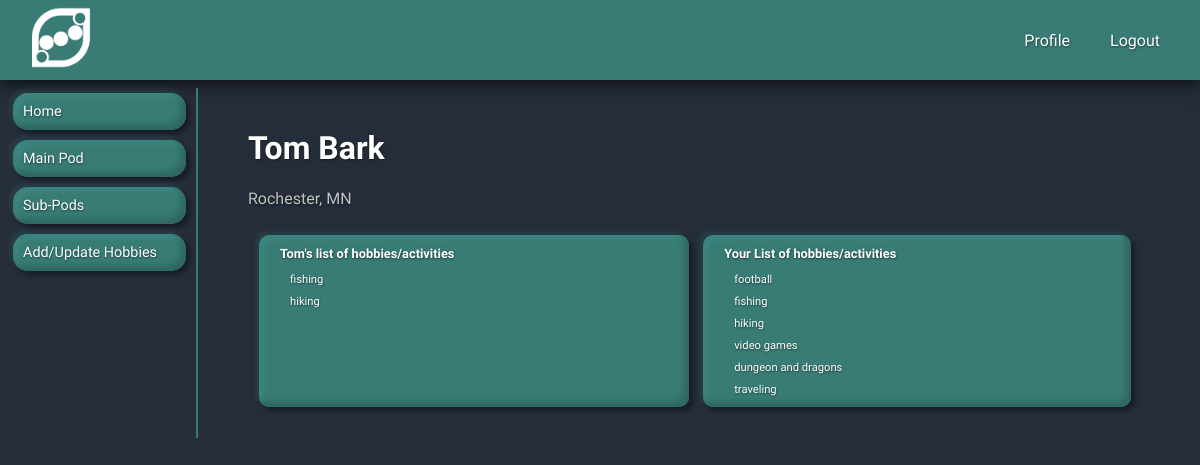
/users/profile/2 (signed in), run on the app's committed database.
### models.py (models this page shows, shortened)
class User(db.Model):
    __tablename__ = 'users'
    id = db.Column(db.Integer, primary_key=True, autoincrement=True)
    username = db.Column(db.String(20), unique=True, nullable=False)
    password = db.Column(db.Text, nullable=False)
    first_name = db.Column(db.String(50), nullable=False)
    last_name = db.Column(db.String(50), nullable=False)
    email = db.Column(db.Text, nullable=False, unique=True)
    city = db.Column(db.Text, nullable=False)
    state = db.Column(db.Text, nullable=False)
    lat_lng = db.Column(db.Text)
    pods = db.relationship('Pod', secondary="pod_users", backref='user')
    sub_pods = db.relationship('SubPod', secondary="sub_pod_users", backref='user')
    hobbies = db.relationship('Hobby', secondary='user_hobbies', backref='user')
    pod_messages = db.relationship('PodMessage', backref='pod_user')
    sub_pod_messages = db.relationship('SubPodMessage', backref='sub_pod_user')

class Hobby(db.Model):
    __tablename__ = 'hobbies'
    id = db.Column(db.Integer, primary_key=True, autoincrement=True)
    name = db.Column(db.String(30), nullable=True, unique=True)

### app.py (the view)
@app.route('/users/profile/<int:user_id>')
def user_profile(user_id):
    if not g.user:
        flash("Access unauthorized.", "error")
        return redirect("/")
    user, pod, pod_member = is_pod_member()
    user_profile = User.query.get(user_id)
    if user_profile.pods[0].id != pod.id:
        flash("Access unauthorized.", "error")
        return redirect("/")
    current_user_hobbies = user.hobbies
    profile_user_hobbies = user_profile.hobbies
    profile_owner = None
    if user_profile.id == user.id:
        profile_owner = True
    return render_template('/users/user_profile.html',
                           user_profile=user_profile,
                           profile_owner=profile_owner,
                           current_user=user,
                           current_user_hobbies=current_user_hobbies,
                           profile_user_hobbies=profile_user_hobbies
                           )

### app.py (called while the page is built)
def is_pod_member():
    if g.user:
        user = User.query.get(int(session[CURRENT_USER]))
        empty_tupple = (None,None,None)
        if user:
            main_pod = user.pods
            if main_pod:
                main_pod = user.pods[0]
                pod_member = PodUser.query.filter(PodUser.pod_id==main_pod.id, PodUser.user_id==user.id).first()
                if pod_member:
                    return user, main_pod, pod_member
                else:
                    return empty_tupple
            else:
                return empty_tupple

@app.before_request
def add_user_to_g():
    if CURRENT_USER in session:
        g.user = User.query.get(session[CURRENT_USER])
    else:
        g.user = None

### templates/users/user_profile.html (shortened to what this page needs)
{% extends '/users/user_menu.html' %}
{% block dashboard %}
<h1 class="main_title">{{ user_profile.first_name }} {{ user_profile.last_name }}</h1>
<p class="sub_title">{{ user_profile.city }}, {{ user_profile.state }}</p>
<div class="half_and_half_split_container">
    <div class='all_hobbies_container'>
        <p class="pod_thumbnail_text_title">
            {{ user_profile.first_name }}'s list of hobbies/activities
        </p>
        <ul class="undecorated_list">
            {% for hobby in profile_user_hobbies %}
            <li class="pod_thumbnail_text">
                {{ hobby.name }}
            </li>
            {% endfor %}
        </ul>
    </div>
    {% if user_profile.id != current_user.id %}
    <div class='all_hobbies_container'>
        <p class="pod_thumbnail_text_title">
            Your List of hobbies/activities
        </p>
        <ul class="undecorated_list">
            {% for hobby in current_user_hobbies %}
            <li class="pod_thumbnail_text">
                {{ hobby.name }}
            </li>
            {% endfor %}
        </ul>
    </div>
    {% endif %}
</div>
{% endblock %}

### static/app.css (style rules this page uses)
body { margin: 0px; padding: 0px; font-family: 'Varela Round', sans-serif; background-color: #252D3A; text-shadow: 0.5px 0.5px 2px rgba(0, 0, 0, 0.5); }
* { scrollbar-width: thin; scrollbar-color: #387C75 white; }
.half_and_half_split_container { display: grid; grid-template-columns: auto auto; grid-gap: 8px; padding: 8px; }
.all_hobbies_container { white-space: normal; background-color: #387C75; margin: 3px; padding: 5px 5px 5px 15px; border-radius: 10px; color: #fff; box-shadow: -4px -4px 4px rgba(56, 124, 117, 0.2), 4px 4px 4px rgba(0, 0, 0, 0.35), inset -5px -5px 6px #2F6661, inset 5px 5px 5px rgba(74, 163, 154, 0.25); }
.pod_thumbnail_text_title { display: inline-block; font-size: 0.8rem; font-weight: bold; padding: 3px; margin: 3px; }
.pod_thumbnail_text { font-size: 0.7rem; padding: 3px; margin: 3px; }
.undecorated_list { margin-top: 0px; margin-bottom: 0px; padding: 0px 10px; text-align: left; list-style-type: none; }
.main_title { color: white; }
.sub_title { color: rgb(194, 194, 194); }

### data on the page
User: first_name "Tom", last_name "Bark", city "Rochester", state "MN"
Hobby: name "fishing"
Hobby: name "hiking"
Hobby: name "football"
Hobby: name "video games"
Hobby: name "dungeon and dragons"
Hobby: name "traveling"
